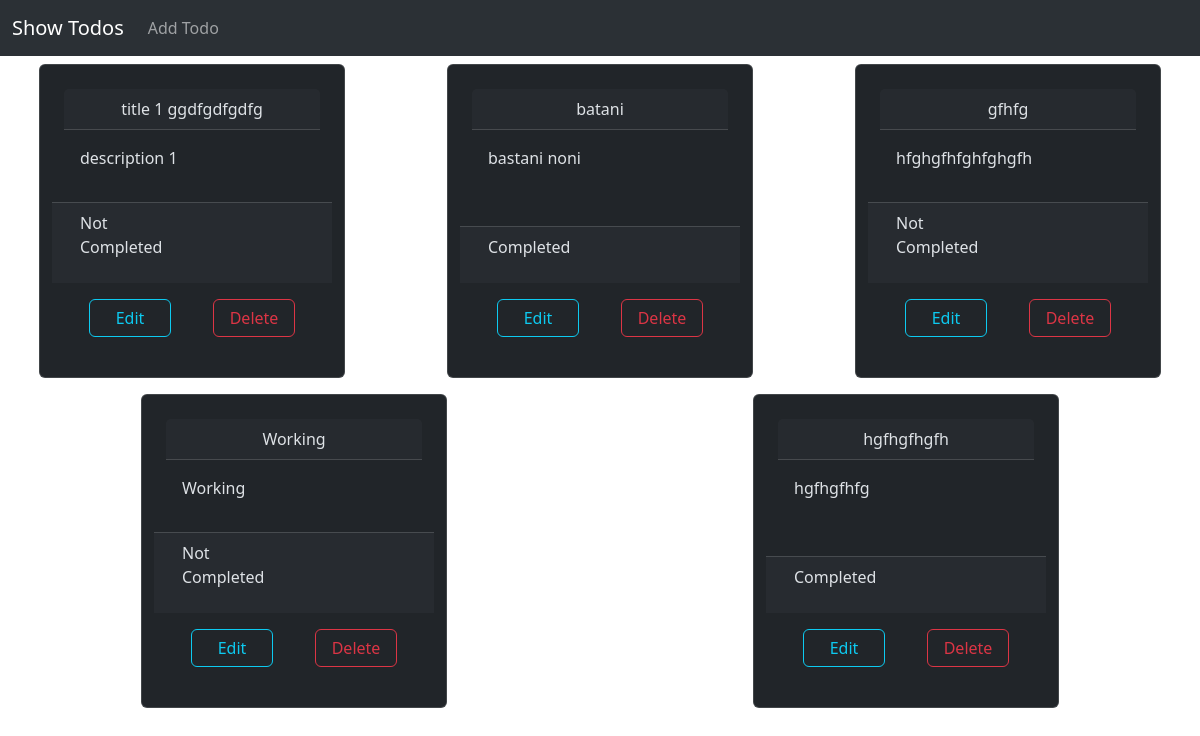
Before: / with the older database file.
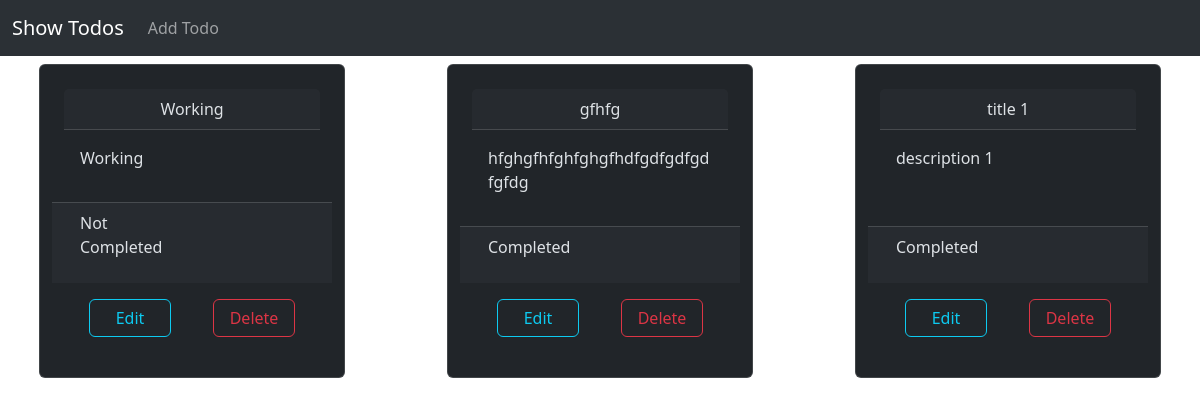
After: the same page with the newer database file.
### todos/models.py (models this page shows, shortened)
class TodoModel(models.Model):
    title = models.CharField(max_length=100)
    description = models.TextField()
    completed = models.BooleanField(default=False)
    deadline = models.DateTimeField(default=timezone.localtime(), validators=[MinValueValidator(limit_value=timezone.now())])
    class Meta:
        ordering = ["deadline"]
        verbose_name = "Todo"
        verbose_name_plural = "Todos"

### todos/views.py (the view)
# urls.py: path("", views.ShowTodos.as_view(), name="showTodos"),
class ShowTodos(View):
    template_url = "todos/showTodo.html"
    def get(self, request):
        todos = TodoModel.objects.all()
        for todo in todos:
            hour, minute, second = todo.deadline.time().hour, todo.deadline.time().minute, todo.deadline.time().second
            minute += 30
            if minute >= 60:
                minute -= 60
                hour += 1
            hour += 3
            if hour >= 24:
                hour -= 24
            todo.deadline = JalaliDatetime(todo.deadline).strftime(f"%Y/%m/%d {hour:02}:{minute:02}:{second:02}")
        todos = sorted(todos, key=lambda todo: todo.deadline)
        return render(request, self.template_url, {"todos": todos})

### templates/todos/showTodo.html
{% extends "include/base.html" %}
{% block Content %}
    {% for todo in todos %}
        <section class="card col-3 m-2 p-4" data-bs-theme="dark">
            <p class="card-header text-center">{{ todo.title }}</p>
            <p class="card-body">{{ todo.description }}</p>
            <div class="card-footer row justify-content-around">
                <p class="col-6">{% if todo.completed %} Completed {% else %} Not Completed {% endif %}</p>
                <p class="col-6">{{ todo.deadline }}</p>
            </div>
            <div class="row justify-content-around p-3">
                <a class="btn btn-outline-info col-4" href="{% url 'todos:editTodo' todo.id %}">Edit</a>
                <a class="btn btn-outline-danger col-4" href="{% url 'todos:deleteTodo' todo.id %}">Delete</a>
            </div>
        </section>
    {% empty %}
        <h1>There are no todos yet.</h1>
    {% endfor %}
{% endblock %}

### templates/include/base.html (shortened to what this page needs)
<!DOCTYPE html>
<html lang="en">
    <head>
        <link rel="stylesheet" href="https://unpkg.com/persian-datepicker@latest/dist/css/persian-datepicker.min.css">
        <link href="https://cdn.jsdelivr.net/npm/bootstrap@5.3.3/dist/css/bootstrap.min.css" rel="stylesheet"
>
    </head>
    <body>
        {% include "include/navbar.html" %}
        <main class="row flex-wrap justify-content-around">
            {% block Content %}{% endblock %}
        </main>
    </body>
</html>

### templates/include/navbar.html (shortened to what this page needs)
<nav class="navbar navbar-expand-lg bg-body-tertiary" data-bs-theme="dark">
  <div class="container-fluid">
    <a class="navbar-brand" href="{% url 'todos:showTodos' %}">Show Todos</a>
    <div class="collapse navbar-collapse" id="navbarSupportedContent">
      <ul class="navbar-nav me-auto mb-2 mb-lg-0">
        <li class="nav-item">
          <a class="nav-link" aria-current="page" href="{% url 'todos:addTodo' %}">Add Todo</a>
        </li>
      </ul>
    </div>
  </div>
</nav>

Changed rows visible on the page:
removed TodoModel: title "batani", description "bastani noni", completed "Completed"
removed TodoModel: title "hgfhgfhgfh", description "hgfhgfhfg", completed "Completed"
shown differently, row unchanged: TodoModel "Working": moves up the list
changed TodoModel "gfhfg": description "hfghgfhfghfghgfh" → "hfghgfhfghfghgfhdfgdfgdfgdfgfdg"; completed "Not Completed" → "Completed"; moves down the list
changed TodoModel "description 1": title "title 1 ggdfgdfgdfg" → "title 1"; completed "Not Completed" → "Completed"
